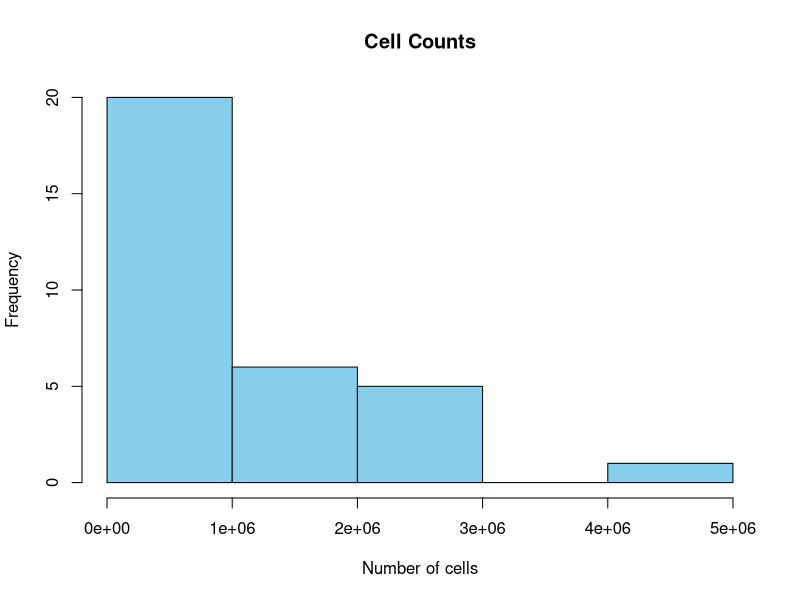
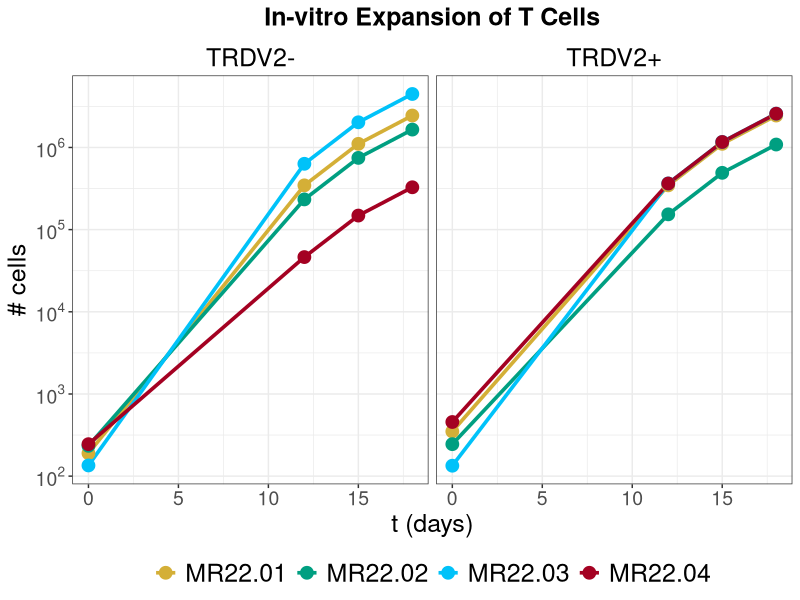

Source code (R) for these figures, in order:
##################################################################
# Author: Marc Rigau
# Title: Predicting cell expansion profiles after induced stimuli
# Date: Jul 29, 2022
# Updated: Jul 29, 2022
# Version: 1
##################################################################

##################################################################
# LIBRARIES
##################################################################
library( tidyverse ) # Kernel for statistics in science fields.
library(scales)
#library(RColorBrewer); display.brewer.all(colorblindFriendly = T) # Use color blind palette


##################################################################
# Color-blind codes
##################################################################

# Set HEX colors for color blind palette
# http://mkweb.bcgsc.ca/colorblind/palettes.mhtml
cb3 <- c('#009F81', '#00C2F9', '#A40122' )
cb4 <- c('#d4af37', '#009F81', '#00C2F9', '#A40122' )
cb5 <- c('#d4af37', '#009F81', '#00C2F9', '#A40122', '#00C2F9' )
cb6 <- c('#009F81', '#008DF9', '#00C2F9', '#A40122', '#E20134', '#FF6E3A')
cb7 <- c('#9F0162', '#009F81', '#00FCCF', '#8400CD', '#008DF9', '#00C2F9', '#FF6E3A')
cb12 <- c('#9F0162', '#009F81', '#FF5AAF', '#00FCCF', '#8400CD', '#008DF9', '#00C2F9', '#FFB2FD', '#A40122', '#E20134', '#FF6E3A', '#FFC33B')

# Use color blind palette in fills:
# scale_fill_manual(values=cbPalette)

# Use color blind palette in line and points:
# scale_colour_manual(values=cbPalette)

##################################################################
# Load data
##################################################################
# Load table into a dataframe (d)
# Save data in the raw format (d.raw)
d = d.raw <- read.csv( "example-imput-dataset.csv", header = T )

# Data structure
str( d )

# # Convert data formats
# col_names <- c( 'Specimen' )
# d[ ,col_names] <- lapply( d[ ,col_names], factor)


# Subset dataframe
d <- select( d, -c( 'Viability' ) )

# Drop unused levels
d <- droplevels(d)

# Is data balanced?
xtabs( ~ Day + Specimen, d )

# Data overview
head( d )

# Visualise the distribution of datapoints in a histogram
hist( d$Cell.Count, col= 'Skyblue', breaks = 6, xlab = 'Number of cells', main = 'Cell Counts' )


##################################################################
# Plot data
##################################################################

# Personalize a theme
my.theme <- theme( panel.background = element_blank(), strip.background.x = element_blank(), strip.background.y = element_blank(),
                   legend.position = 'bottom', legend.direction = 'horizontal', legend.title = element_blank(), legend.text = element_text( size= 18 ),
                   strip.text = element_text( size = 18, color = "black", angle = 0 ),
                   strip.background = element_rect( fill = "white", colour = "black", size = 1 ),
                   plot.title = element_text( hjust = 0.5, face = "bold", size = 18 ), plot.subtitle = element_text( hjust = 0.5 ),
                   axis.text.x = element_text( size = 14 ), axis.title.x = element_text( size = 18 ),
                   axis.text.y = element_text( size = 14 ), axis.title.y = element_text( hjust = 0.5, angle = 90, size = 18 ) )


# Comparing the two Experiment approaches
ggplot( d, aes( y = Cell.Count, x=Day, group = Donor, color = Donor ) ) +
  facet_grid( ~ Specimen ) +
  geom_line( size = 1.25 ) +
  geom_point( size = 4 ) +
  labs( title = 'In-vitro Expansion of T Cells' ) +
  xlab( 't (days)' ) +
  ylab( '# cells' ) +
  scale_y_continuous( trans = "log10",
                      #                     breaks = 10^c( 1:5 ), limits = c( 10, 100000 ),
                      labels = trans_format( "log10", math_format( 10^.x ) ) ) + 
  scale_colour_manual( values = cb4 ) +
  theme_bw( ) + my.theme




##################################################################
# END SCRIPT
##################################################################









